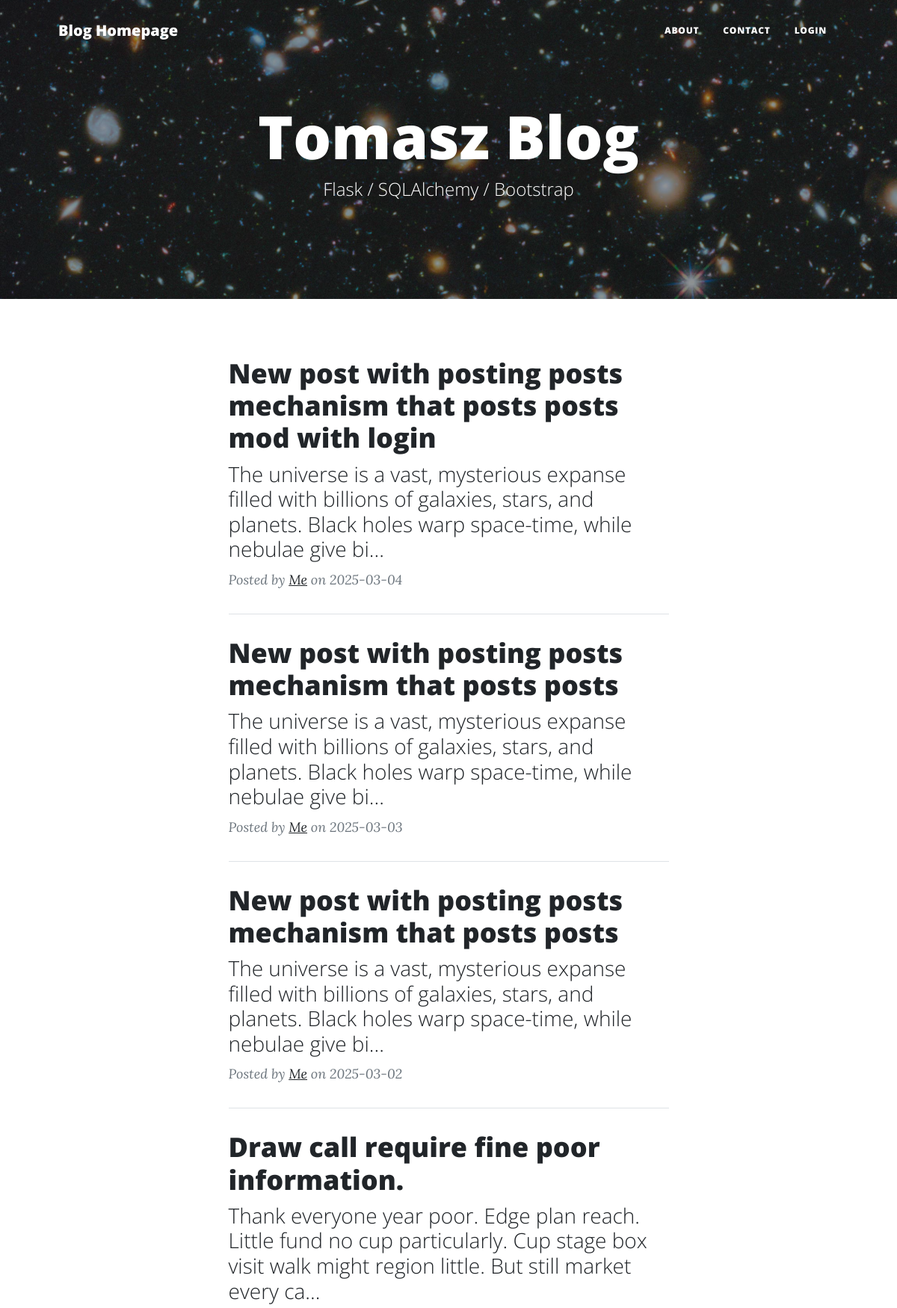
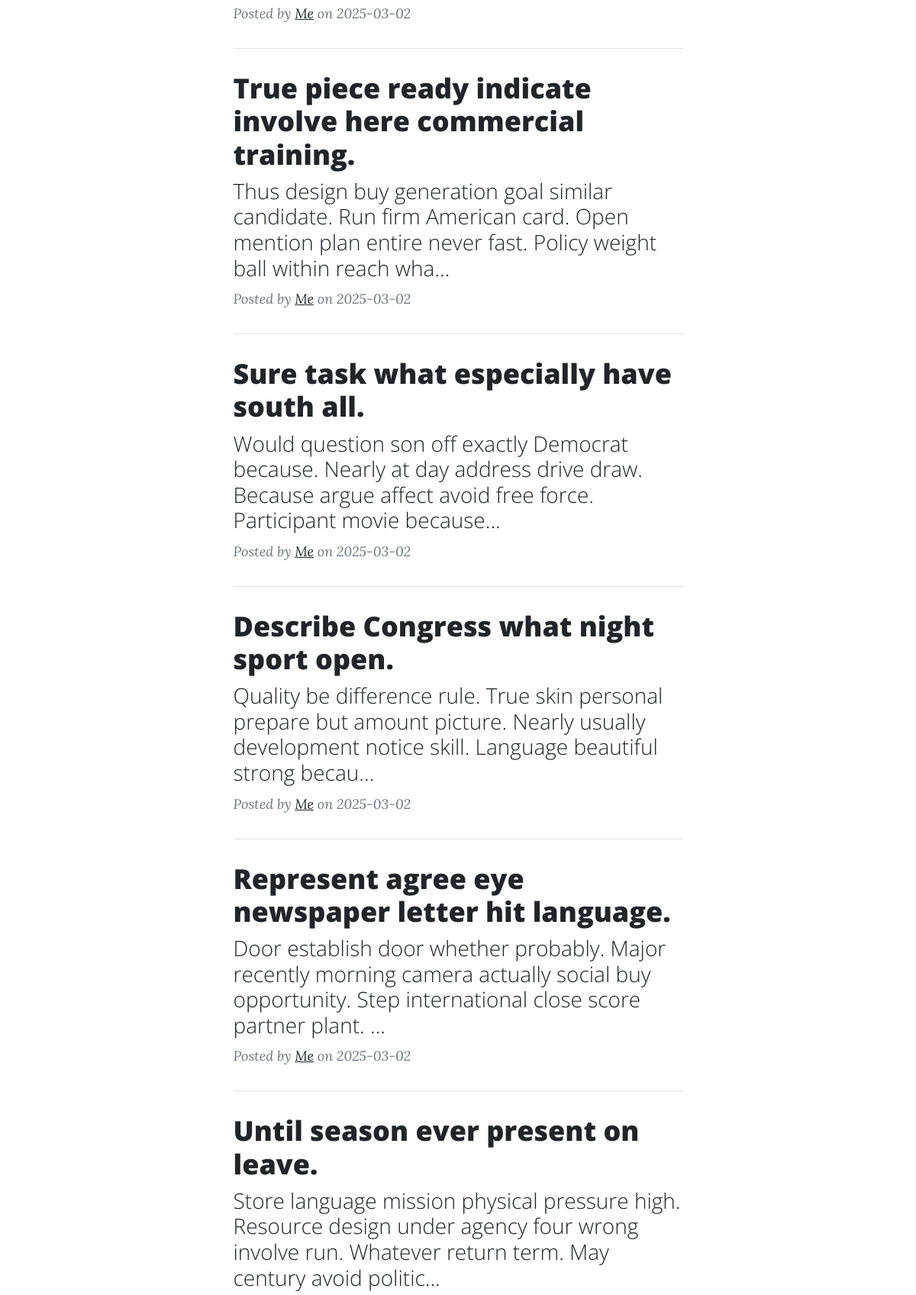
The page / (upper part) on the database its author committed (2 pictures, top to bottom).
### blog/models.py (models this page shows)
class Entry(db.Model):
   id = db.Column(db.Integer, primary_key=True)
   title = db.Column(db.String(80), nullable=False)
   body = db.Column(db.Text, nullable=False)
   pub_date = db.Column(db.DateTime, nullable=False,
       default=datetime.datetime.utcnow)
   is_published = db.Column(db.Boolean, default=False)

### blog/routes.py (the view)
@app.route("/")
def homepage():
    all_posts = Entry.query.filter_by(is_published=True).order_by(Entry.pub_date.desc())
    return render_template("home.html", all_posts=all_posts)

### blog/templates/home.html (shortened to what this page needs)
{% extends "index.html" %}
{% block content %}
<div class="container px-4 px-lg-5">
    <div class="row gx-4 gx-lg-5 justify-content-center">
        <div class="col-md-10 col-lg-8 col-xl-7">
            {% for post in all_posts %}
            <div class="post-preview">
                <a href="{{ url_for('show_post', entry_id=post.id) }}">
                    <h2 class="post-title">{{ post.title }}</h2>
                    <h3 class="post-subtitle">{{ post.body | truncate(150, True) }}</h3>
                </a>
                <p class="post-meta d-flex justify-content-between align-items-center">
                    <span>
                        Posted by <a href="#!">Me</a> on {{ post.pub_date.strftime('%Y-%m-%d') }}
                    </span>
                </p>
            </div>
            <hr class="my-4" />
            {% else %}
            <p class="text-center">Brak wpisów.</p>
            {% endfor %}
        </div>
    </div>
</div>
{% endblock %}

### rows shown on the page
Entry: title "New post with posting posts mechanism that posts posts mod with login", body "The universe is a vast, mysterious expanse filled with billions of galaxies, stars, and planets. Black holes warp space-time, while nebulae give bi...", pub_date "2025-03-04"
Entry: title "New post with posting posts mechanism that posts posts", body "The universe is a vast, mysterious expanse filled with billions of galaxies, stars, and planets. Black holes warp space-time, while nebulae give bi...", pub_date "2025-03-03"
Entry: title "New post with posting posts mechanism that posts posts", body "The universe is a vast, mysterious expanse filled with billions of galaxies, stars, and planets. Black holes warp space-time, while nebulae give bi...", pub_date "2025-03-02"
Entry: title "Draw call require fine poor information.", body "Thank everyone year poor. Edge plan reach. Little fund no cup particularly. Cup stage box visit walk might region little. But still market every ca...", pub_date "2025-03-02"
Entry: title "True piece ready indicate involve here commercial training.", body "Thus design buy generation goal similar candidate. Run firm American card. Open mention plan entire never fast. Policy weight ball within reach wha...", pub_date "2025-03-02"
Entry: title "Sure task what especially have south all.", body "Would question son off exactly Democrat because. Nearly at day address drive draw. Because argue affect avoid free force. Participant movie because...", pub_date "2025-03-02"
Entry: title "Describe Congress what night sport open.", body "Quality be difference rule. True skin personal prepare but amount picture. Nearly usually development notice skill. Language beautiful strong becau...", pub_date "2025-03-02"
Entry: title "Represent agree eye newspaper letter hit language.", body "Door establish door whether probably. Major recently morning camera actually social buy opportunity. Step international close score partner plant. ...", pub_date "2025-03-02"
Entry: title "Until season ever present on leave.", body "Store language mission physical pressure high. Resource design under agency four wrong involve run. Whatever return term. May century avoid politic..."
